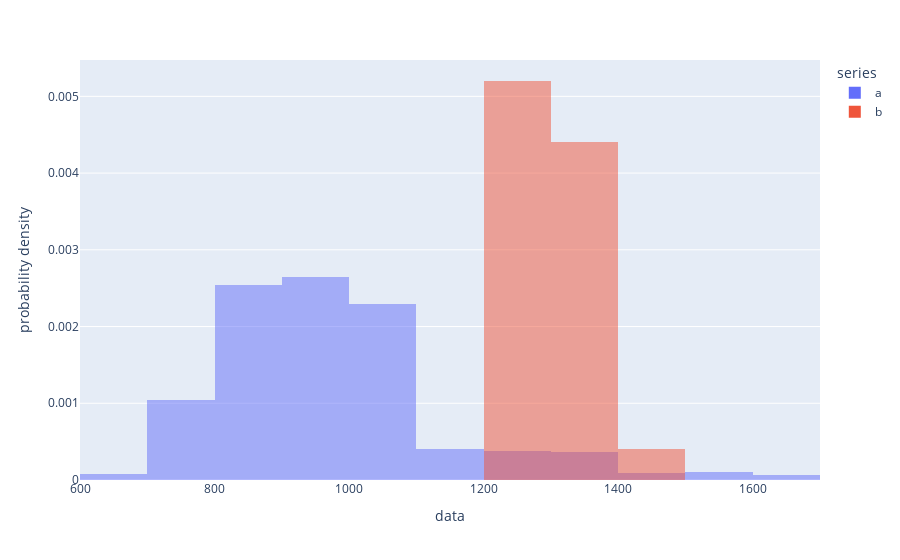

The cell this chart's notebook holds for it:
### Code cell
x0 = X1
# Add 1 to shift the mean of the Gaussian distribution
x1 = X2

df =pd.DataFrame(dict(
    series=np.concatenate((["a"]*len(x0), ["b"]*len(x1))), 
    data  =np.concatenate((x0,x1))
))

px.histogram(df, x="data", color="series", barmode="overlay", nbins=10, histnorm='probability density')
# px.histogram(df, x="data", color="series", barmode="overlay")

### Figure 1 — Plotly figure (JSON) as saved in the notebook; plotly's stock layout.template omitted (floating-point values rounded to 4 significant figures; data arrays with more than 128 entries replaced by an {"elided": "..."} marker saying what was removed)
{"data": [{"alignmentgroup": "True", "bingroup": "x", "histnorm": "probability density", "hovertemplate": "series=a<br>data=%{x}<br>probability density=%{y}<extra></extra>", "legendgroup": "a", "marker": {"color": "#636efa", "opacity": 0.5, "pattern": {"shape": ""}}, "name": "a", "nbinsx": 10, "offsetgroup": "a", "orientation": "v", "showlegend": true, "type": "histogram", "x": {"elided": "2316 float values"}, "xaxis": "x", "yaxis": "y"}, {"alignmentgroup": "True", "bingroup": "x", "histnorm": "probability density", "hovertemplate": "series=b<br>data=%{x}<br>probability density=%{y}<extra></extra>", "legendgroup": "b", "marker": {"color": "#EF553B", "opacity": 0.5, "pattern": {"shape": ""}}, "name": "b", "nbinsx": 10, "offsetgroup": "b", "orientation": "v", "showlegend": true, "type": "histogram", "x": [1393.0, 1405.0, 1409.0, 1385.0, 1344.0, 1299.0, 1256.0, 1251.0, 1232.0, 1260.0, 1257.0, 1265.0, 1267.0, 1326.0, 1340.0, 1340.0, 1334.0, 1337.0, 1311.0, 1324.0, 1313.0, 1330.0, 1330.0, 1360.0, 1352.0, 1327.0, 1315.0, 1319.0, 1329.0, 1332.0, 1327.0, 1318.0, 1282.0, 1281, 1277.0, 1297.0, 1280.0, 1262.0, 1296.0, 1294.0, 1274.0, 1253.0, 1269.0, 1278.0, 1283.0, 1284, 1263.0, 1252.0, 1280.0, 1279.0], "xaxis": "x", "yaxis": "y"}], "layout": {"barmode": "overlay", "legend": {"title": {"text": "series"}, "tracegroupgap": 0}, "margin": {"t": 60}, "xaxis": {"anchor": "y", "domain": [0, 1], "title": {"text": "data"}}, "yaxis": {"anchor": "x", "domain": [0, 1], "title": {"text": "probability density"}}}}
